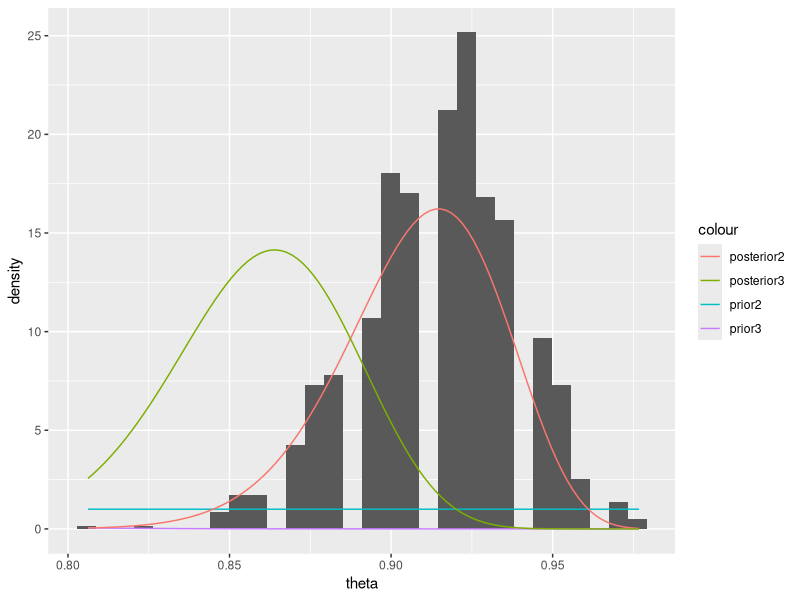

Recreate this plot in R.
## ---- chunk 1
n=129
y=118
theta_hat=y/n
upper=theta_hat+1.96*sqrt(theta_hat*(1-theta_hat)/n)
lower=theta_hat-1.96*sqrt(theta_hat*(1-theta_hat)/n)
sprintf("MLE estimate of theta is %f",theta_hat)
sprintf("confidence interval is (%f , %f)", lower, upper) 
## ---- chunk 2
pos_mean=(y+1)/(y+1+n-y+1)
sprintf("posterior mean is %f",pos_mean)
sprintf("credible interval is (%f,%f)", qbeta(0.25,y+1,n-y+1),qbeta(0.975,y+1,n-y+1))
## ---- chunk 3
library(ggplot2)

set.seed(1)
df=data.frame(num_happy=rbinom(n=1000,size=129,prob=118/129))
df$theta=df$num_happy/129
ggplot(data=df)+
  geom_histogram(aes(x = theta, y=..density..))+
  stat_function(aes(x = theta, color="prior2"),fun=dbeta,args=list(shape1=1,shape2=1))+
  stat_function(aes(x = theta, color="prior3"),fun=dbeta,args=list(shape1=10,shape2=10))+
  stat_function(aes(x = theta, color="posterior2"),fun=dbeta,
                args=list(shape1=118+1,shape2=129-118+1))+
  stat_function(aes(x = theta, color="posterior3"),fun=dbeta,
                args=list(shape1=118+10,shape2=129-118+10))

